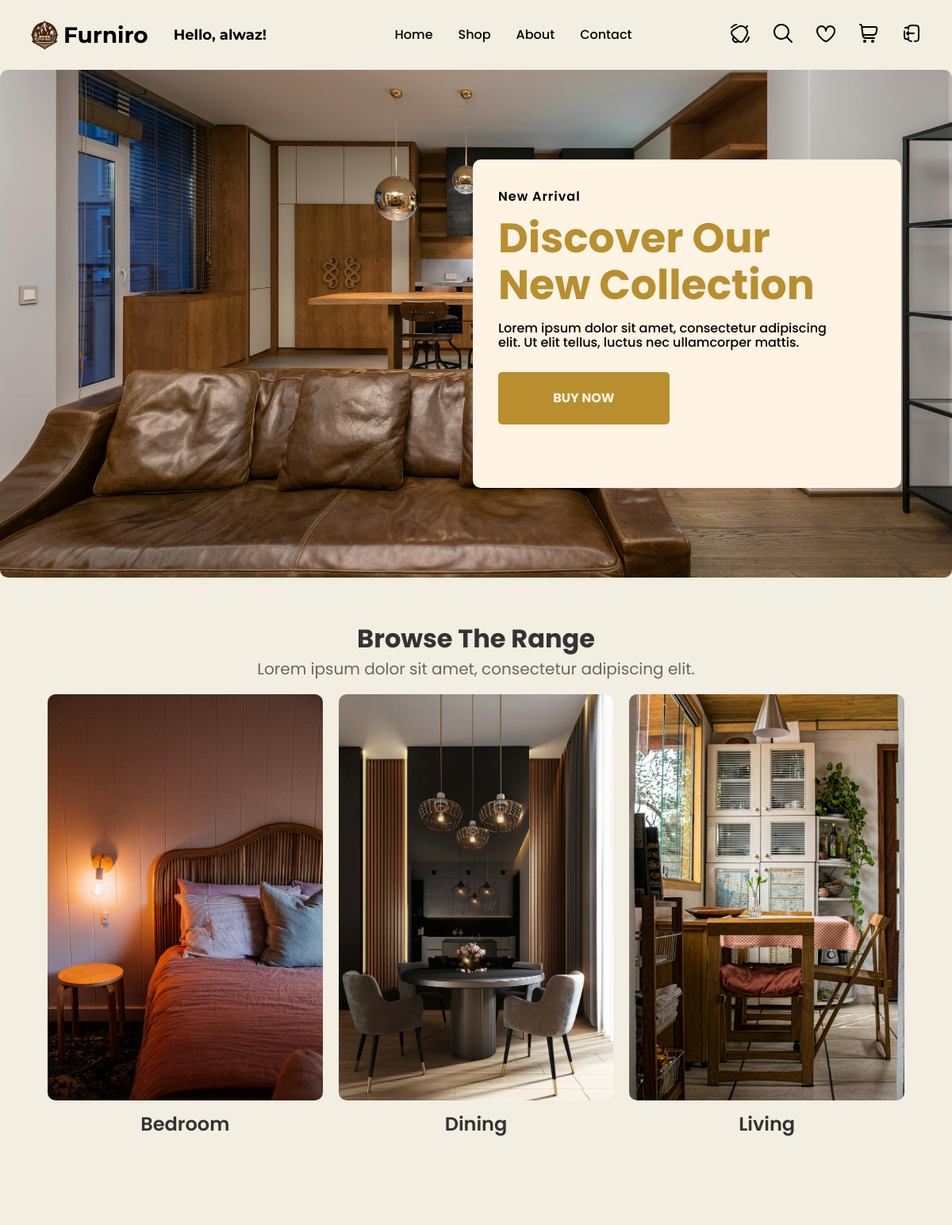
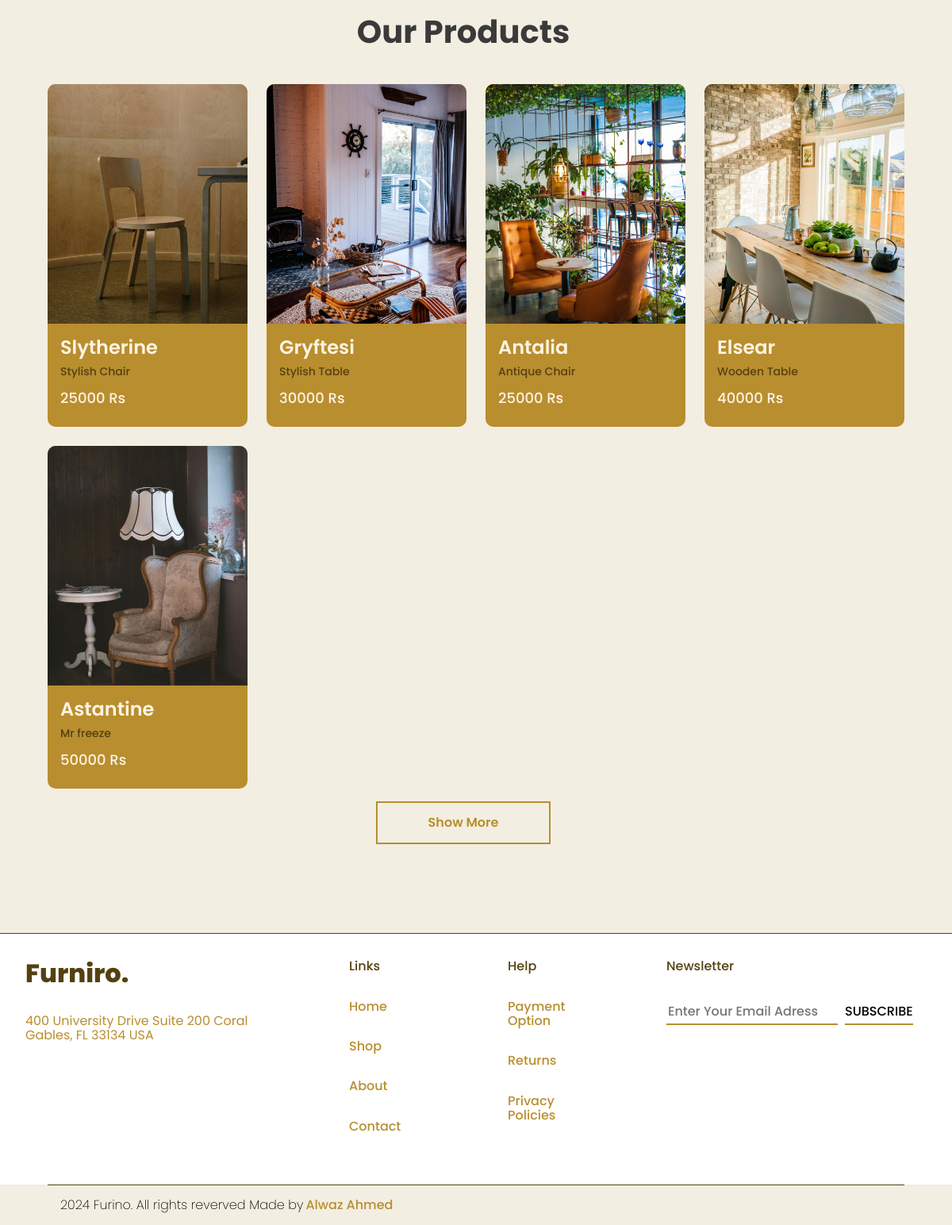
Screenshot of / (signed in) with the database file from the repository (2 pictures, top to bottom).
### shop/models.py (models this page shows, shortened)
class Furniture(models.Model):
    name = models.CharField(max_length=100)
    category = models.CharField(max_length=50)
    price = models.PositiveIntegerField(default=0)
    description = models.TextField(blank=True)
    image = models.ImageField(upload_to='furniture_images/')

### shop/views.py (the view)
# urls.py: 2. Add a URL to urlpatterns:  path('', views.home, name='home')
def home(request):
    furniture_items = Furniture.objects.all()  # Fetches all entries from the database
    return render(request, 'shop/home.html', {'furniture_items': furniture_items})

### shop/templates/shop/home.html (shortened to what this page needs)
{% load static %}
<!DOCTYPE html>
<html lang="en">
  <head>
    <link rel="stylesheet" href="./CSS/normalize.css" />
     <link rel="stylesheet" href="{% static 'shop/CSS/Main.css' %}">
  </head>
  <body>
    <div class="navbar">
         <a href="{% url 'home' %}" class="logo">
            <img src="{% static 'shop/Assets/navbar/logo.png' %}" alt="logo">
            <p>Furniro</p>
            {% if user.is_authenticated %}
              <span class="username">Hello, {{ user.username }}!</span>
            {% endif %}
        </a>
         <div class="middle-links">
            <a href="{% url 'home' %}" class="Home">Home</a>
            <a href="./shop.html" class="Shop">Shop</a>
            <a href="./about.html" class="About">About</a>
            <a href="./contact.html" class="Contact">Contact</a>
         </div>
          <div class="icons">
            <a href="./home.html"><img src="{% static 'shop/Assets/navbar/bell-ring.svg' %}" alt="alert"></a>
            <a href="./home.html"><img src="{% static 'shop/Assets/navbar/search.svg' %}" alt="search"></a>
            <a href="./home.html"><img src="{% static 'shop/Assets/navbar/heart.svg' %}" alt="liked"></a>
            <a href="./cart.html"><img src="{% static 'shop/Assets/navbar/shopping-cart.svg' %}" alt="cart"></a>
            {% if user.is_authenticated %}
            <span class="Log">
              <a href="{% url 'logout' %}"><img src="{% static 'shop/Assets/navbar/logout.svg' %}" alt="logout"></a>
            </span>
            {% else %}
            <span class="Log">
              <a href="{% url 'login' %}"><img src="{% static 'shop/Assets/navbar/login.svg' %}" alt="login"></a>
               </span>
              {% endif %}
          </div>
    </div>
     <div class="hero">
        <div class="banner">
            <p class="head-text">New Arrival</p>
            <h1>Discover Our New Collection</h1>
            <p class="text">Lorem ipsum dolor sit amet, consectetur adipiscing elit. Ut elit tellus, luctus nec ullamcorper mattis.</p>
            <a href="./home.html">BUY NOW</a>
        </div>
     </div>
     <div class="range">
      <div class="heading">
         <h2>Browse The Range</h2>
         <p>Lorem ipsum dolor sit amet, consectetur adipiscing elit.</p>
      </div>
      <div class="cards">
         <div class="card">
            <img src="{% static 'shop/Assets/Cards/Bed.jpg' %}
" alt="bed">
            <p>Bedroom</p>
         </div>
         <div class="card">
            <img src="{% static 'shop/Assets/Cards/Dining.jpg' %}
" alt="Dining">
            <p>Dining</p>
         </div>
         <div class="card">
            <img src="{% static 'shop/Assets/Cards/living.jpg' %}
" alt="living">
            <p>Living</p>
         </div>
      </div>
     </div>
<h1 class="products-heading">Our Products</h1>
<div class="furniture-cards">
  {% for item in furniture_items %}
    <div class="single-card">
      <img src="{{ item.image.url }}" alt="{{ item.name }}">
      <h3>{{ item.name }}</h3>
      <p>{{ item.description }}</p>
      <div class="price">
        <p class="price">{{ item.price }} Rs</p>
      </div>
    </div>
  {% endfor %}
</div>
      <div class="Btn"><a href="./home.html">Show More</a></div>
       <div class="footer">
         <div class="furniro">
            <p>Furniro.</p>
            <span>400 University Drive Suite 200 Coral Gables,
               FL 33134 USA</span>
         </div>
         <div class="links">
            <h4 class="abc">Links</h4>
            <a href="./home.html">Home</a>
            <a href="./home.html">Shop</a>
            <a href="./home.html">About</a>
            <a href="./home.html">Contact</a>
         </div>
         <div class="links">
            <h4 class="abc">Help</h4>
            <a href="./home.html">Payment Option</a>
            <a href="./home.html">Returns</a>
            <a href="./home.html">Privacy Policies</a>
         </div>
         <div class="links">
            <h4 class="abc">Newsletter</h4>
            <div class="inp"><input type="email" name="alwaz" placeholder="Enter Your Email Adress" class="text-box">
            <input type="button" value="SUBSCRIBE" class="batan"></div>
         </div>
       </div>
       <div class="copyright">
         <span>2024 Furino. All rights reverved Made by</span><a href="https://github.com/alwazahmed">Alwaz Ahmed</a>
       </div>
  </body>

### rows the page displays
Furniture: image (picture), name "Slytherine", description "Stylish Chair", price "25000"
Furniture: image (picture), name "Gryftesi", description "Stylish Table", price "30000"
Furniture: image (picture), name "Antalia", description "Antique Chair", price "25000"
Furniture: image (picture), name "Elsear", description "Wooden Table", price "40000"
Furniture: image (picture), name "Astantine", description "Mr freeze", price "50000"

### other values shown
{{ user.username }} "alwaz"
